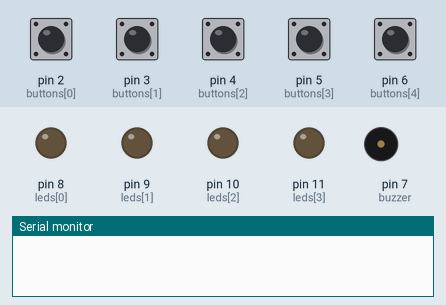
Simulated run of this sketch. Board: Arduino Uno, built with avr-gcc and run on an emulated ATmega328P. Shown: output pins drawn as LEDs (lit = HIGH), buzzer (waves = sounding), the last lines printed to the serial monitor. Inputs (shaded band) come from the test bench; at power-on: pin 2 (buttons[0]), pin 3 (buttons[1]), pin 4 (buttons[2]), pin 5 (buttons[3]), pin 6 (buttons[4]) LOW. Random numbers use the default seed unless the sketch sets one.

Above: at 0.74 s.
1.3 s: pin 6 (buttons[4]) pulled HIGH for 0.15 s
At 1.55 s:
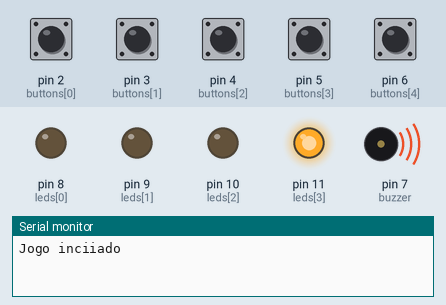
3.1 s: pin 2 (buttons[0]) pulled HIGH for 0.15 s
At 5.8 s:
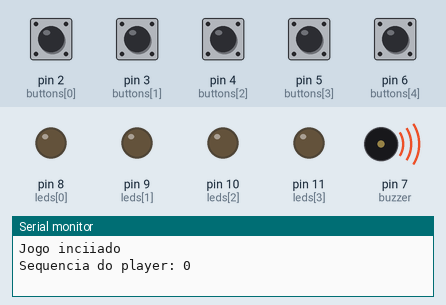
6.1 s: pin 6 (buttons[4]) pulled HIGH for 1 s
8.8 s: pin 4 (buttons[2]) pulled HIGH for 1 s
At 9.0 s:
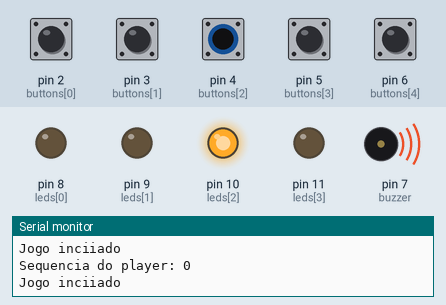
Timing chart, 0 to 12.8 s (numbered marks = the images above; inputs shaded):
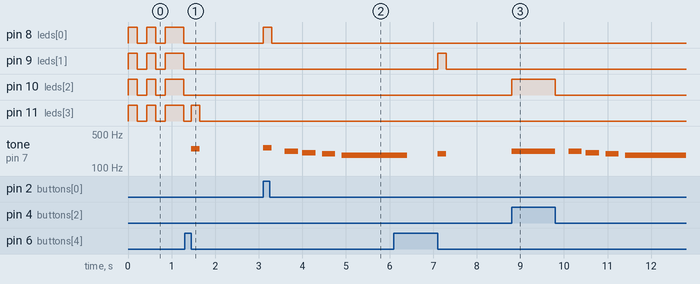

The sketch:

colorsMemory.ForTinkercad.ino
```cpp
// #include <EEPROM.h>
int leds[] = { 8, 9, 10, 11};
int buttons[] = {2 , 3, 4, 5, 6};
int Tone[] = {262, 196, 220, 247};

int record;

int buzzer = 7;
bool wait = true;

String currentSequence = "";

byte Alto, Baixo;

void setup()
{
  for (int i = 0; i < 4; i++) {
    pinMode(leds[i], OUTPUT);
    pinMode(buttons[i], INPUT);
    Serial.begin(9600);
  }


  //if (EEPROM.read(2) == 255) {
  //  EEPROM.write(0, 0);
  //  EEPROM.write(1, 0);
  //  EEPROM.write(2, 0);
  //}

  //record = EEPROM.read(0) * 256 + EEPROM.read(1);
  //Serial.print("Record atual:");
  //Serial.println(record);
} // void setup()

void loop() {
  wait = waitLoop(wait);
  if (wait) {
    return;
  }//if

  currentSequence = addNumber(currentSequence);

  showSequence();

  wait = playerAttempt();

  delay(500);
} // void loop()

void lightUp(int color, bool press) {

  digitalWrite(leds[color], HIGH);
  tone(buzzer, Tone[color], 200);
  delay(200);

  digitalWrite(leds[color], LOW);
  if (!press) {
    delay(300);
  }// if
}

void showSequence() {
  int sequenceSize = currentSequence.length();
  for (int i = 0; i < sequenceSize; i++) {
    int currentColor = currentSequence[i];
    currentColor = currentColor - 48;
    lightUp(currentColor, false);
  }//for
}// void showSequence

int waitButton(bool isWaittingPlayer) {
  for (int i = 0; i < 5; i++) {
    if (digitalRead(buttons[i])) {
      while (digitalRead(buttons[i])) {
        if (!isWaittingPlayer) {
          // Liga a led e reproduz o som
          // caso seja a vez do jogador
          lightUp(i, true);
        }// if
        delay(1);
      }//while
      return i;
    } // if
  }// for
  return -1;
} // int waitButton

bool waitLoop(bool isWaittingPlayer) {
  if (!isWaittingPlayer) {
    return isWaittingPlayer;
  }// if

  char consoleInput = Serial.read();
  //if (consoleInput == 'r'){
  // record = 0;
  //  EEPROM.write(1, 0);
  //  EEPROM.write(2, 0);

  //  Serial.println("Record reiniciado!");
  //}

  bool isLightOn = false;
  for (int count = 0; count < 1001; count++) {
    int buttonPressed = waitButton(true);

    if (count % 200 == 0) {
      isLightOn = !isLightOn;
    }//if

    if (buttonPressed == 4) {
      isWaittingPlayer = false;
      isLightOn = false;
      Serial.println("Jogo inciiado");
    }//if

    for (int led : leds) {
      digitalWrite(led, isLightOn ? HIGH : LOW);
    }//for

    if (!isWaittingPlayer) {
      break;
    }//if
    delay(1);
  }// for

  return isWaittingPlayer;
} //bool waitLoop()


void endMusic() {
  delay(300);
  tone(buzzer, 220, 300);

  delay(400);
  tone(buzzer, 208, 300);

  delay(450);
  tone(buzzer, 196, 300);

  delay(450);
  tone(buzzer, 185, 1500);
  delay(1000);

}// void endMusic

void breakRecord() {

  delay(300);
  tone(buzzer, 185, 180);

  delay(200);
  tone(buzzer, 233, 180);

  delay(200);
  tone(buzzer, 277, 180);

  delay(200);
  tone(buzzer, 740, 1500);

  delay(1000);

}// void breakRecord


bool playerAttempt() {
  String playerSequence = "";

  while (true) {
    int buttonPressed = waitButton(false);
    if (buttonPressed == 4) {
      currentSequence = "";
      return true;
    }//if

    if (buttonPressed == -1) {
      continue;
    }//if

    playerSequence = playerSequence + buttonPressed;

    Serial.print("Sequencia do player: ");
    Serial.println(playerSequence);

    int lastPressedIndex = playerSequence.length() - 1;

    if (playerSequence[lastPressedIndex] != currentSequence[lastPressedIndex]) {
      int sequenceSize = currentSequence.length() - 1;
      currentSequence = "";

      if (sequenceSize > record) {
        //Alto = sequenceSize / 256;
        //Baixo = sequenceSize;
        //EEPROM.write(0, Alto);
        //EEPROM.write(1, Baixo);
        //Serial.println(EEPROM.read(0) * 256 + EEPROM.read(1));

        breakRecord();
        record = sequenceSize;
        return true;
      }// if
      endMusic();
      delay(300);
      return true;
    }//if

    if (playerSequence.length() == currentSequence.length()) {
      return false;
    }//if

  }//while
}// bool playerAttempt()


String addNumber(String currentList) {
  int New = rand() % 4;
  return currentList + New;
}// char addNumber
```

Measured:
- after the input at 1.3 s, tone on pin 7 (buzzer): silent → 247 Hz after 0.15 s, → silent 0.20 s later
- after the input at 3.1 s, pin 8 (leds[0]): LOW → HIGH at once, → LOW 0.20 s later; tone on pin 7 (buzzer): plays 262 Hz for 0.20 s, 220 Hz for 0.30 s, 208 Hz for 0.30 s, 196 Hz for 0.30 s, 185 Hz for 1.2 s, starting at once
- after the input at 8.8 s, pin 10 (leds[2]): LOW → HIGH at once, → LOW 1.0 s later; tone on pin 7 (buzzer): plays 220 Hz for 1.0 s, 220 Hz for 0.30 s, 208 Hz for 0.30 s, 196 Hz for 0.30 s, 185 Hz for 1.4 s, starting at once
